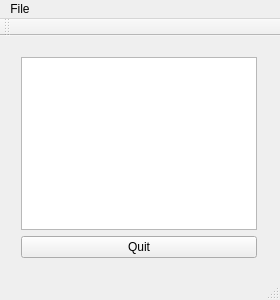
<?xml version="1.0" encoding="UTF-8"?>
<ui version="4.0">
 <class>Notepad</class>
 <widget class="QMainWindow" name="Notepad">
  <property name="geometry">
   <rect>
    <x>0</x>
    <y>0</y>
    <width>280</width>
    <height>300</height>
   </rect>
  </property>
  <property name="windowTitle">
   <string>Notepad</string>
  </property>
  <widget class="QWidget" name="centralWidget">
   <widget class="QWidget" name="">
    <property name="geometry">
     <rect>
      <x>10</x>
      <y>10</y>
      <width>258</width>
      <height>223</height>
     </rect>
    </property>
    <layout class="QVBoxLayout" name="verticalLayout">
     <item>
      <widget class="QTextEdit" name="textEdit"/>
     </item>
     <item>
      <widget class="QPushButton" name="quitButton">
       <property name="text">
        <string>Quit</string>
       </property>
      </widget>
     </item>
    </layout>
   </widget>
  </widget>
  <widget class="QMenuBar" name="menuBar">
   <property name="geometry">
    <rect>
     <x>0</x>
     <y>0</y>
     <width>280</width>
     <height>20</height>
    </rect>
   </property>
   <widget class="QMenu" name="menuFile">
    <property name="title">
     <string>File</string>
    </property>
    <addaction name="actionOpen"/>
    <addaction name="actionSave"/>
   </widget>
   <addaction name="menuFile"/>
  </widget>
  <widget class="QToolBar" name="mainToolBar">
   <attribute name="toolBarArea">
    <enum>TopToolBarArea</enum>
   </attribute>
   <attribute name="toolBarBreak">
    <bool>false</bool>
   </attribute>
  </widget>
  <widget class="QStatusBar" name="statusBar"/>
  <action name="actionOpen">
   <property name="text">
    <string>Open</string>
   </property>
  </action>
  <action name="actionSave">
   <property name="text">
    <string>Save</string>
   </property>
  </action>
 </widget>
 <layoutdefault spacing="6" margin="11"/>
 <resources/>
 <connections/>
</ui>
